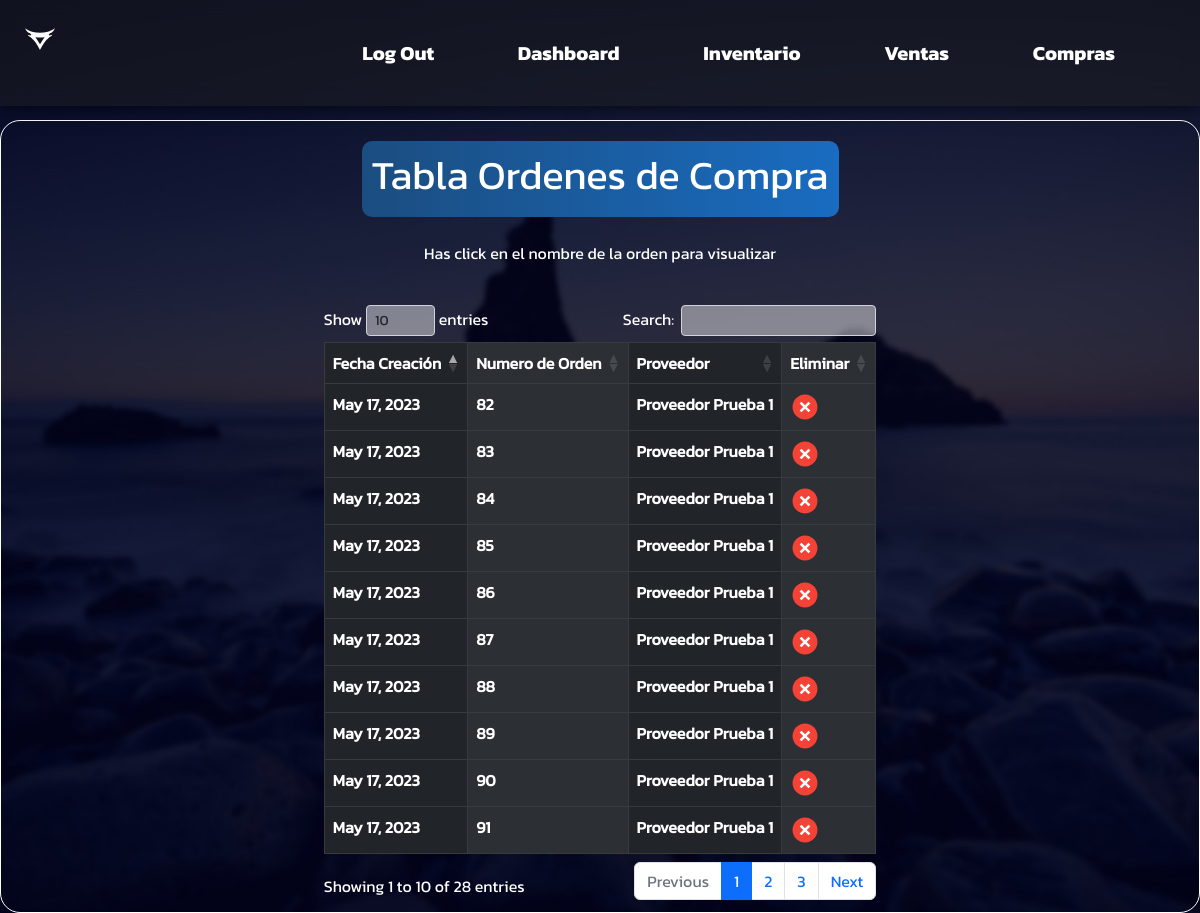
/compras/ordencompra/getorden/ (signed in), run on the app's committed database.
### compras/models.py (models this page shows, shortened)
class OrdenDeCompra(models.Model):
    numero_orden= models.AutoField(primary_key=True)
    fecha_orden = models.DateField( default=timezone.now)
    proveedor = models.ForeignKey(Proveedor, on_delete=models.CASCADE, to_field="id")
    archivo = models.FileField(null=True, upload_to='documents/ordenescompra')
    monto = models.BigIntegerField()

class Proveedor(models.Model):
    id = models.AutoField(primary_key=True)
    nombre = models.CharField(max_length=50)
    direccion = models.TextField(default="Sin dirección")
    numero_telefono = models.IntegerField(default=000000000000)

### compras/views.py (the view)
# urls.py: path("ordencompra/getorden/", views.historico_ordenes_compra, name="get_orden"),
@login_required
def historico_ordenes_compra(request):
    orden = OrdenDeCompra.objects.all()
    return render(request, "historico_ordenes_compra.html", {"ordenes": orden})

### compras/templates/historico_ordenes_compra.html (shortened to what this page needs)
{% extends 'base_sesion2.html' %}
{% load static %}
{% block content %}
<link rel="stylesheet" href="{% static 'css/items.css' %}">
<link rel="stylesheet" href="{% static 'css/bootstrap.min.css' %}">
<link rel="stylesheet" href="{% static 'css/dataTables.bootstrap5.min.css' %}">
    <div class="tablaFacturas">
        <label class="Titulo c2">
            <h1>Tabla Ordenes de Compra</h1>
        </label>
        <br>
        <p>Has click en el nombre de la orden para visualizar</p>
        <br>
        <div class="table-responsive-sm ">
            <table class="table  table-dark table-striped-columns table-bordered" id="tabla-prod">
                <thead>
                    <tr>
                        <th class="centrado">Fecha Creación</th>
                        <th class="centrado">Numero de Orden</th>
                        <th class="centrado">Proveedor</th>
                        <th class="centrado">Eliminar</th>
                    </tr>
                </thead>
                <tbody>
                    {% for orden in ordenes %}
                    <tr>
                        <th><a href="{% url 'get_orden_document' orden.numero_orden %}">{{orden.fecha_orden}}</a></th>
                        <th><a href="{% url 'get_orden_document' orden.numero_orden %}">{{orden.numero_orden}}</a></th>
                        <th><a href="{% url 'get_orden_document' orden.numero_orden %}">{{orden.proveedor.nombre}}</a></th>
                        <th><a href="{% url 'delete_orden' orden.numero_orden %}"> <img src="{% static 'img/eliminar.svg'%}"></a></th>
                    </tr>
                    {% endfor %}
                </tbody>
            </table>
        </div>
    </div>
{% endblock %}

### static/css/nav.css (style rules this page uses)
* { margin: 0; padding: 0; box-sizing: border-box; font-family: 'Kanit'; }
body { background-image: url("../img/background.jpg"); background-repeat: no-repeat; background-attachment: fixed; background-position: center; background-size: cover; }

### static/css/items.css (style rules this page uses)
.tablaFacturas { display: flex; margin-top: 120px; width: auto; height: auto; flex-direction: column; color: white; border: 1px solid #fff; border-radius: 20px; overflow: hidden; align-items: center; justify-content: flex-start; padding: 10px; }
.Titulo { margin-top: 10px; background: rgb(27,128,119); background: linear-gradient(90deg, rgba(27,128,119,1) 0%, rgba(3,176,161,1) 100%); padding: 10px; border-radius: 10px; }
th a { text-decoration: none !important; color: white !important; }
.c2 { background: rgb(27,77,128); background: linear-gradient(90deg, rgba(27,77,128,1) 0%, rgba(25,108,193,1) 100%); }
.centrado { align-items: center !important; vertical-align: middle !important; }
img { width: 30px !important; }

### data on the page
OrdenDeCompra: fecha_orden "May 17, 2023", numero_orden "82", proveedor.nombre "Proveedor Prueba 1"
OrdenDeCompra: fecha_orden "May 17, 2023", numero_orden "83", proveedor.nombre "Proveedor Prueba 1"
OrdenDeCompra: fecha_orden "May 17, 2023", numero_orden "84", proveedor.nombre "Proveedor Prueba 1"
OrdenDeCompra: fecha_orden "May 17, 2023", numero_orden "85", proveedor.nombre "Proveedor Prueba 1"
OrdenDeCompra: fecha_orden "May 17, 2023", numero_orden "86", proveedor.nombre "Proveedor Prueba 1"
OrdenDeCompra: fecha_orden "May 17, 2023", numero_orden "87", proveedor.nombre "Proveedor Prueba 1"
OrdenDeCompra: fecha_orden "May 17, 2023", numero_orden "88", proveedor.nombre "Proveedor Prueba 1"
OrdenDeCompra: fecha_orden "May 17, 2023", numero_orden "89", proveedor.nombre "Proveedor Prueba 1"
OrdenDeCompra: fecha_orden "May 17, 2023", numero_orden "90", proveedor.nombre "Proveedor Prueba 1"
OrdenDeCompra: fecha_orden "May 17, 2023", numero_orden "91", proveedor.nombre "Proveedor Prueba 1"
